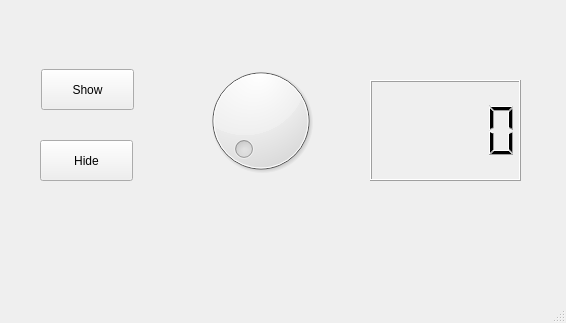
<?xml version="1.0" encoding="UTF-8"?>
<ui version="4.0">
 <class>MyProgram</class>
 <widget class="QMainWindow" name="MyProgram">
  <property name="geometry">
   <rect>
    <x>0</x>
    <y>0</y>
    <width>566</width>
    <height>323</height>
   </rect>
  </property>
  <property name="windowTitle">
   <string>โปรแกรมแรก</string>
  </property>
  <widget class="QWidget" name="centralwidget">
   <widget class="QPushButton" name="btn1">
    <property name="geometry">
     <rect>
      <x>41</x>
      <y>69</y>
      <width>93</width>
      <height>41</height>
     </rect>
    </property>
    <property name="text">
     <string>Show</string>
    </property>
   </widget>
   <widget class="QPushButton" name="btn2">
    <property name="geometry">
     <rect>
      <x>40</x>
      <y>140</y>
      <width>93</width>
      <height>41</height>
     </rect>
    </property>
    <property name="text">
     <string>Hide</string>
    </property>
   </widget>
   <widget class="QDial" name="dial">
    <property name="geometry">
     <rect>
      <x>170</x>
      <y>60</y>
      <width>181</width>
      <height>121</height>
     </rect>
    </property>
   </widget>
   <widget class="QLCDNumber" name="lcdNumber">
    <property name="geometry">
     <rect>
      <x>370</x>
      <y>80</y>
      <width>151</width>
      <height>101</height>
     </rect>
    </property>
   </widget>
  </widget>
  <widget class="QMenuBar" name="menubar">
   <property name="geometry">
    <rect>
     <x>0</x>
     <y>0</y>
     <width>566</width>
     <height>26</height>
    </rect>
   </property>
  </widget>
  <widget class="QStatusBar" name="statusbar"/>
 </widget>
 <resources/>
 <connections>
  <connection>
   <sender>btn1</sender>
   <signal>clicked()</signal>
   <receiver>dial</receiver>
   <slot>show()</slot>
   <hints>
    <hint type="sourcelabel">
     <x>119</x>
     <y>120</y>
    </hint>
    <hint type="destinationlabel">
     <x>330</x>
     <y>144</y>
    </hint>
   </hints>
  </connection>
  <connection>
   <sender>btn2</sender>
   <signal>clicked()</signal>
   <receiver>dial</receiver>
   <slot>hide()</slot>
   <hints>
    <hint type="sourcelabel">
     <x>100</x>
     <y>191</y>
    </hint>
    <hint type="destinationlabel">
     <x>314</x>
     <y>171</y>
    </hint>
   </hints>
  </connection>
  <connection>
   <sender>dial</sender>
   <signal>valueChanged(int)</signal>
   <receiver>lcdNumber</receiver>
   <slot>display(int)</slot>
   <hints>
    <hint type="sourcelabel">
     <x>270</x>
     <y>137</y>
    </hint>
    <hint type="destinationlabel">
     <x>433</x>
     <y>161</y>
    </hint>
   </hints>
  </connection>
 </connections>
</ui>
